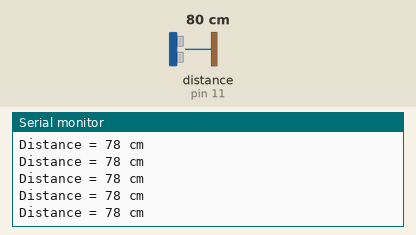
Simulated run of this sketch. Board: Arduino Uno, built with avr-gcc and run on an emulated ATmega328P. Parts: the last lines printed to the serial monitor. Wiring (inferred from the names in the program): ultrasonic range finder: trigger pin 12; echo pin 11. Inputs (shaded band) come from the test bench; at power-on: distance to the obstacle (sensor on pin 11) 80 cm. The echo pulse lasts 58.3 µs per cm.

Above: at 1.2 s.
1.3 s: distance to the obstacle (sensor on pin 11) set to 2 cm
At 1.38 s:
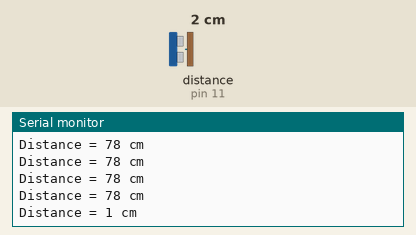
4.3 s: distance to the obstacle (sensor on pin 11) set to 4 cm
At 4.3 s:
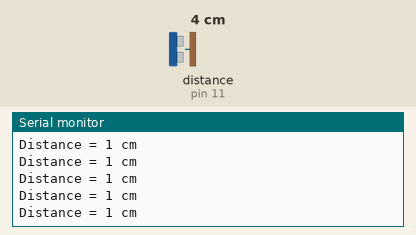
5.8 s: distance to the obstacle (sensor on pin 11) set to 35 cm
At 5.81 s:
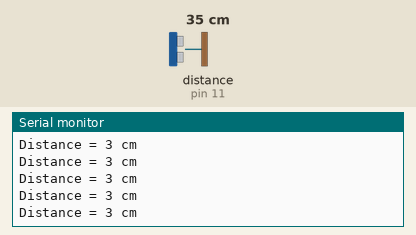
Timing chart, 0 to 8.8 s (numbered marks = the images above; inputs shaded):
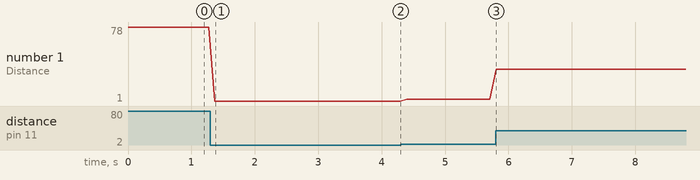

The sketch:

Ultra_sound.ino
```cpp
// int inches = 0;
// int cm = 0;

// byte readUltrasonicDistance(int triggerPin, int echoPin){
//   pinMode(triggerPin, OUTPUT);  // Clear the trigger
//   digitalWrite(triggerPin, LOW);
//   delayMicroseconds(2);
//   // Sets the trigger pin to HIGH state for 10 microseconds
//   digitalWrite(triggerPin, HIGH);
//   delayMicroseconds(10);
//   digitalWrite(triggerPin, LOW);
//   pinMode(echoPin, INPUT);
//   // Reads the echo pin, and returns the sound wave travel time in microseconds
//   return pulseIn(echoPin, HIGH);
// }


// void setup(){
//   Serial.begin(9600);
// }


// void loop(){
//   // measure the ping time in cm
//   // cm = 0.01723 * readUltrasonicDistance(12, 11);
//   // Serial.println(readUltrasonicDistance(12, 11));
//   // cm = readUltrasonicDistance(7, A0);
//   // convert to inches by dividing by 2.54
//   cm = (0.034 * readUltrasonicDistance(12, 11)) /2;
//   inches = (cm / 2.54);
//   Serial.print(inches);
//   Serial.print("in, ");
//   Serial.print(cm);
//   Serial.println("cm");
//   delay(100); // Wait for 100 millisecond(s)
// }


#include <Arduino.h>
const int TriggerPin = 12;
const int EchoPin    = 11;
long  Duration       = 0;
int   Delay_timer    = 100;


void setup() {
  pinMode(TriggerPin, OUTPUT);
  pinMode(EchoPin, INPUT);
  Serial.begin(9600);
}

long Distance(long time){
  long DistanceCalc;
  DistanceCalc = ((time * 0.034) / 2); // centimeters
  return DistanceCalc;
}

void loop() {
  // put your main code here, to run repeatedly:
  digitalWrite(TriggerPin, LOW);
  delayMicroseconds(2);
  digitalWrite(TriggerPin,HIGH);
  delayMicroseconds(10);
  digitalWrite(TriggerPin, LOW);
  Duration = pulseIn(EchoPin,HIGH);
  long Distance_cm = Distance(Duration);
  Serial.print("Distance = ");
  Serial.print(Distance_cm);
  Serial.println (" cm");
  delay(Delay_timer);
}
```

Measured:
- after the input at 1.3 s, the serial monitor: prints a new line after 0.07 s (image 1)
- plotted number 1: 78 → 1 after the input at 1.3 s, 1 → 3 after the input at 4.3 s, 3 → 34 after the input at 5.8 s
